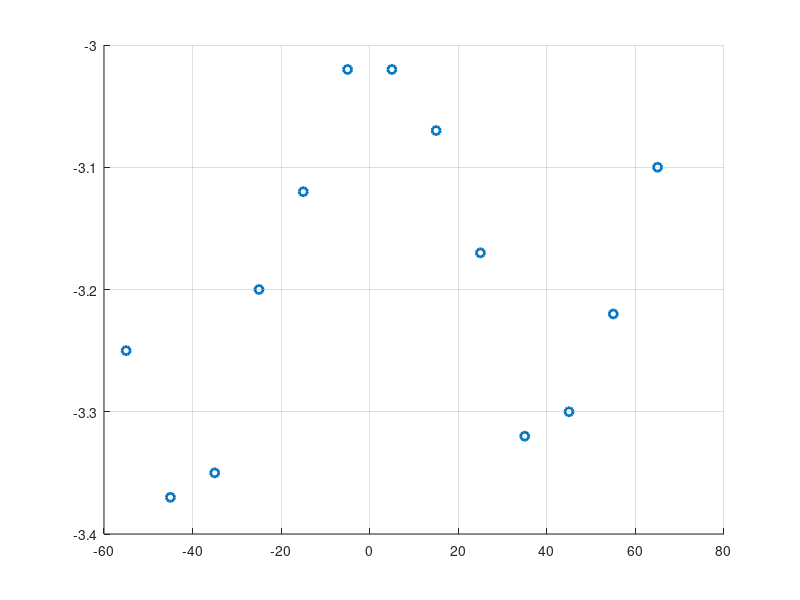

Here is the MATLAB script that generated this plot:
function ex3_1()
	%{ 

		Implements example 3.1 on page 83 of our book. We interpolate 
		data from climatology. 

		We'll work with the following data which records 
		the variation in the average yearly temperature at different 
		latitudes for concentration K = 0.67 of carbonic acid.

		Latitude	Temp variation	
		--------------------------
		65			-3.1
		55			-3.22
		45			-3.3
		35			-3.32
		25			-3.17
		15			-3.07	
		 5			-3.02
		-5			-3.02
	   -15			-3.12
	   -25			-3.2
	   -35			-3.35
	   -45			-3.37
	   -55			-3.25

	%}

	close all;

	% use only the following subset of the data
	x_full = [-55:10:65];
	y_full = [-3.25 -3.37 -3.35 -3.2 -3.12 -3.02 -3.02 -3.07 -3.17 -3.32 -3.3 -3.22 -3.1];
	x = [-55 -25 5 35 65]; 
	y = [-3.25 -3.2 -3.02 -3.32 -3.1];
	
	% get the coefficients for the deg 4 interpolating polynomial
	c = polyfit(x,y,4);
	
	% plot nodes and interpolant 
	t = linspace(x(1),x(end));
	figure(1) 
	hold on; grid on; 
	%plot(t,polyval(c,t),'linewidth',2.0);
	plot(x_full,y_full,'o','linewidth',2.0);
		
	
		

	
